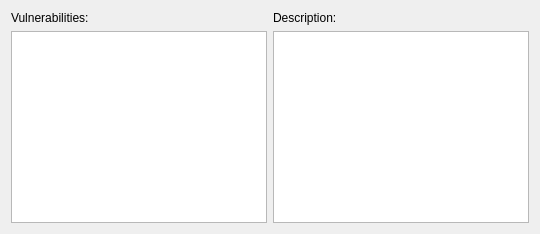
          <widget class="QWidget" name="tab_vulnerabilities">
           <attribute name="title">
            <string>Vulnerabilities</string>
           </attribute>
           <layout class="QVBoxLayout" name="verticalLayout_12">
            <item>
             <layout class="QHBoxLayout" name="horizontalLayout_13">
              <item>
               <layout class="QVBoxLayout" name="verticalLayout_10">
                <item>
                 <widget class="QLabel" name="lbl_vulnerabilities_found">
                  <property name="text">
                   <string>Vulnerabilities:</string>
                  </property>
                 </widget>
                </item>
                <item>
                 <widget class="QListWidget" name="lst_vulns">
                  <property name="iconSize">
                   <size>
                    <width>32</width>
                    <height>32</height>
                   </size>
                  </property>
                 </widget>
                </item>
               </layout>
              </item>
              <item>
               <layout class="QVBoxLayout" name="verticalLayout_11">
                <item>
                 <widget class="QLabel" name="label_2">
                  <property name="text">
                   <string>Description:</string>
                  </property>
                 </widget>
                </item>
                <item>
                 <widget class="QTextEdit" name="txt_vulnDescription">
                  <property name="autoFillBackground">
                   <bool>false</bool>
                  </property>
                  <property name="inputMethodHints">
                   <set>Qt::ImhMultiLine|Qt::ImhNoEditMenu</set>
                  </property>
                  <property name="readOnly">
                   <bool>true</bool>
                  </property>
                 </widget>
                </item>
               </layout>
              </item>
             </layout>
            </item>
           </layout>
          </widget>
